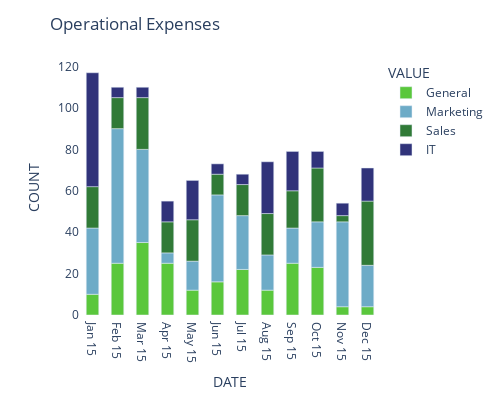

Notebook code for this chart:
### Code cell
def stacked_bar(df2, labels, values):
    fig3 = px.bar(df2, x="DATE", y="COUNT", color="VALUE",
                 width=500, height=400,
                 color_discrete_map={
                     'General': '#5ac73c',
                     'Marketing': '#6dabc7',
                     'Sales':'#307a37',
                     'IT':'#30337a'
                 })
    fig3.update_traces(width=0.5)
    fig3.update_layout(yaxis_tickformat = ',',title_text='Operational Expenses', title_x=0.1,plot_bgcolor="#ffffff",)    
    fig3.show()
    return fig3
stacked_bar = stacked_bar(df2, "DATE", "COUNT")

### Figure 1 — Plotly figure (JSON) as saved in the notebook; plotly's stock layout.template omitted (floating-point values rounded to 4 significant figures)
{"data": [{"alignmentgroup": "True", "hovertemplate": "VALUE=General<br>DATE=%{x}<br>COUNT=%{y}<extra></extra>", "legendgroup": "General", "marker": {"color": "#5ac73c", "pattern": {"shape": ""}}, "name": "General", "offsetgroup": "General", "orientation": "v", "showlegend": true, "textposition": "auto", "type": "bar", "width": 0.5, "x": ["Jan 15", "Feb 15", "Mar 15", "Apr 15", "May 15", "Jun 15", "Jul 15", "Aug 15", "Sep 15", "Oct 15", "Nov 15", "Dec 15"], "xaxis": "x", "y": [10, 25, 35, 25, 12, 16, 22, 12, 25, 23, 4, 4], "yaxis": "y"}, {"alignmentgroup": "True", "hovertemplate": "VALUE=Marketing<br>DATE=%{x}<br>COUNT=%{y}<extra></extra>", "legendgroup": "Marketing", "marker": {"color": "#6dabc7", "pattern": {"shape": ""}}, "name": "Marketing", "offsetgroup": "Marketing", "orientation": "v", "showlegend": true, "textposition": "auto", "type": "bar", "width": 0.5, "x": ["Jan 15", "Feb 15", "Mar 15", "Apr 15", "May 15", "Jun 15", "Jul 15", "Aug 15", "Sep 15", "Oct 15", "Nov 15", "Dec 15"], "xaxis": "x", "y": [32, 65, 45, 5, 14, 42, 26, 17, 17, 22, 41, 20], "yaxis": "y"}, {"alignmentgroup": "True", "hovertemplate": "VALUE=Sales<br>DATE=%{x}<br>COUNT=%{y}<extra></extra>", "legendgroup": "Sales", "marker": {"color": "#307a37", "pattern": {"shape": ""}}, "name": "Sales", "offsetgroup": "Sales", "orientation": "v", "showlegend": true, "textposition": "auto", "type": "bar", "width": 0.5, "x": ["Jan 15", "Feb 15", "Mar 15", "Apr 15", "May 15", "Jun 15", "Jul 15", "Aug 15", "Sep 15", "Oct 15", "Nov 15", "Dec 15"], "xaxis": "x", "y": [20, 15, 25, 15, 20, 10, 15, 20, 18, 26, 3, 31], "yaxis": "y"}, {"alignmentgroup": "True", "hovertemplate": "VALUE=IT<br>DATE=%{x}<br>COUNT=%{y}<extra></extra>", "legendgroup": "IT", "marker": {"color": "#30337a", "pattern": {"shape": ""}}, "name": "IT", "offsetgroup": "IT", "orientation": "v", "showlegend": true, "textposition": "auto", "type": "bar", "width": 0.5, "x": ["Jan 15", "Feb 15", "Mar 15", "Apr 15", "May 15", "Jun 15", "Jul 15", "Aug 15", "Sep 15", "Oct 15", "Nov 15", "Dec 15"], "xaxis": "x", "y": [55, 5, 5, 10, 19, 5, 5, 25, 19, 8, 6, 16], "yaxis": "y"}], "layout": {"barmode": "relative", "height": 400, "legend": {"title": {"text": "VALUE"}, "tracegroupgap": 0}, "margin": {"t": 60}, "plot_bgcolor": "#ffffff", "title": {"text": "Operational Expenses", "x": 0.1}, "width": 500, "xaxis": {"anchor": "y", "autorange": true, "domain": [0, 1], "range": [-0.5, 11.5], "title": {"text": "DATE"}, "type": "category"}, "yaxis": {"anchor": "x", "autorange": true, "domain": [0, 1], "range": [0, 123.2], "tickformat": ",", "title": {"text": "COUNT"}, "type": "linear"}}}
